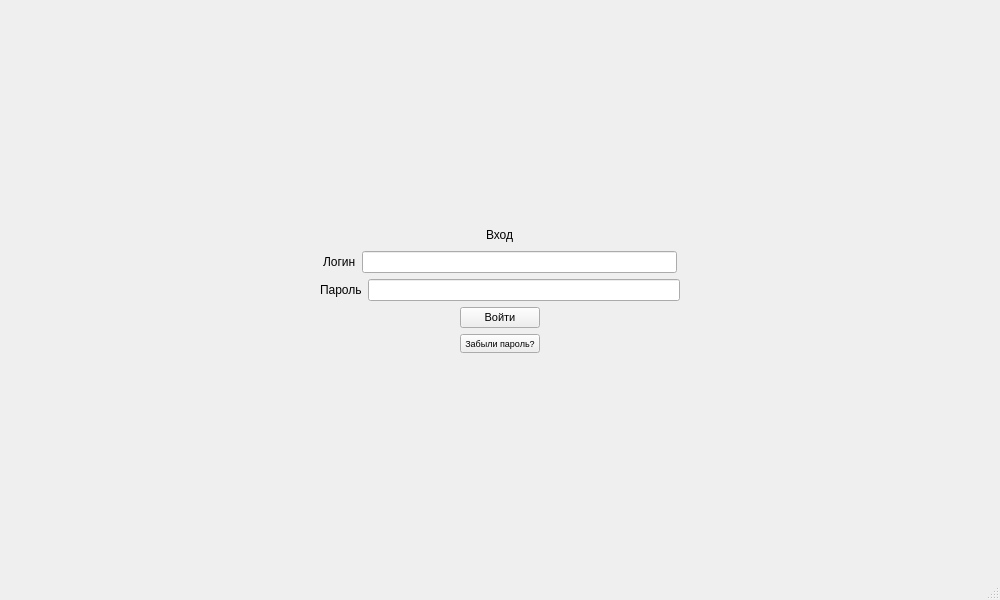
<?xml version="1.0" encoding="UTF-8"?>
<ui version="4.0">
 <class>MainWindow</class>
 <widget class="QMainWindow" name="MainWindow">
  <property name="geometry">
   <rect>
    <x>0</x>
    <y>0</y>
    <width>1000</width>
    <height>600</height>
   </rect>
  </property>
  <property name="windowTitle">
   <string>MainWindow</string>
  </property>
  <widget class="QWidget" name="centralwidget">
   <layout class="QVBoxLayout" name="verticalLayout_3">
    <item>
     <spacer name="verticalSpacer">
      <property name="orientation">
       <enum>Qt::Vertical</enum>
      </property>
      <property name="sizeHint" stdset="0">
       <size>
        <width>20</width>
        <height>40</height>
       </size>
      </property>
     </spacer>
    </item>
    <item>
     <layout class="QHBoxLayout" name="horizontalLayout_12">
      <item>
       <spacer name="horizontalSpacer_21">
        <property name="orientation">
         <enum>Qt::Horizontal</enum>
        </property>
        <property name="sizeHint" stdset="0">
         <size>
          <width>40</width>
          <height>20</height>
         </size>
        </property>
       </spacer>
      </item>
      <item>
       <widget class="QLabel" name="label_7">
        <property name="text">
         <string>Вход</string>
        </property>
       </widget>
      </item>
      <item>
       <spacer name="horizontalSpacer_22">
        <property name="orientation">
         <enum>Qt::Horizontal</enum>
        </property>
        <property name="sizeHint" stdset="0">
         <size>
          <width>40</width>
          <height>20</height>
         </size>
        </property>
       </spacer>
      </item>
     </layout>
    </item>
    <item>
     <layout class="QVBoxLayout" name="verticalLayout_2">
      <item>
       <layout class="QHBoxLayout" name="horizontalLayout_9">
        <item>
         <spacer name="horizontalSpacer_17">
          <property name="orientation">
           <enum>Qt::Horizontal</enum>
          </property>
          <property name="sizeHint" stdset="0">
           <size>
            <width>40</width>
            <height>20</height>
           </size>
          </property>
         </spacer>
        </item>
        <item>
         <widget class="QLabel" name="label_8">
          <property name="text">
           <string>Логин</string>
          </property>
         </widget>
        </item>
        <item>
         <widget class="QLineEdit" name="lineEdit_4"/>
        </item>
        <item>
         <spacer name="horizontalSpacer_18">
          <property name="orientation">
           <enum>Qt::Horizontal</enum>
          </property>
          <property name="sizeHint" stdset="0">
           <size>
            <width>40</width>
            <height>20</height>
           </size>
          </property>
         </spacer>
        </item>
       </layout>
      </item>
      <item>
       <layout class="QHBoxLayout" name="horizontalLayout_10">
        <item>
         <spacer name="horizontalSpacer_19">
          <property name="orientation">
           <enum>Qt::Horizontal</enum>
          </property>
          <property name="sizeHint" stdset="0">
           <size>
            <width>40</width>
            <height>20</height>
           </size>
          </property>
         </spacer>
        </item>
        <item>
         <widget class="QLabel" name="label_9">
          <property name="text">
           <string>Пароль</string>
          </property>
         </widget>
        </item>
        <item>
         <widget class="QLineEdit" name="lineEdit_7"/>
        </item>
        <item>
         <spacer name="horizontalSpacer_20">
          <property name="orientation">
           <enum>Qt::Horizontal</enum>
          </property>
          <property name="sizeHint" stdset="0">
           <size>
            <width>40</width>
            <height>20</height>
           </size>
          </property>
         </spacer>
        </item>
       </layout>
      </item>
     </layout>
    </item>
    <item>
     <layout class="QHBoxLayout" name="horizontalLayout_11">
      <item>
       <spacer name="horizontalSpacer_23">
        <property name="orientation">
         <enum>Qt::Horizontal</enum>
        </property>
        <property name="sizeHint" stdset="0">
         <size>
          <width>40</width>
          <height>20</height>
         </size>
        </property>
       </spacer>
      </item>
      <item>
       <layout class="QVBoxLayout" name="verticalLayout">
        <item>
         <widget class="QPushButton" name="pushButton">
          <property name="font">
           <font>
            <pointsize>8</pointsize>
           </font>
          </property>
          <property name="text">
           <string>Войти</string>
          </property>
         </widget>
        </item>
        <item>
         <widget class="QPushButton" name="pushButton_2">
          <property name="font">
           <font>
            <pointsize>7</pointsize>
           </font>
          </property>
          <property name="text">
           <string>Забыли пароль?</string>
          </property>
         </widget>
        </item>
       </layout>
      </item>
      <item>
       <spacer name="horizontalSpacer_24">
        <property name="orientation">
         <enum>Qt::Horizontal</enum>
        </property>
        <property name="sizeHint" stdset="0">
         <size>
          <width>40</width>
          <height>20</height>
         </size>
        </property>
       </spacer>
      </item>
     </layout>
    </item>
    <item>
     <spacer name="verticalSpacer_2">
      <property name="orientation">
       <enum>Qt::Vertical</enum>
      </property>
      <property name="sizeHint" stdset="0">
       <size>
        <width>20</width>
        <height>40</height>
       </size>
      </property>
     </spacer>
    </item>
   </layout>
  </widget>
  <widget class="QMenuBar" name="menubar">
   <property name="geometry">
    <rect>
     <x>0</x>
     <y>0</y>
     <width>1000</width>
     <height>26</height>
    </rect>
   </property>
  </widget>
  <widget class="QStatusBar" name="statusbar"/>
 </widget>
 <resources/>
 <connections/>
</ui>
